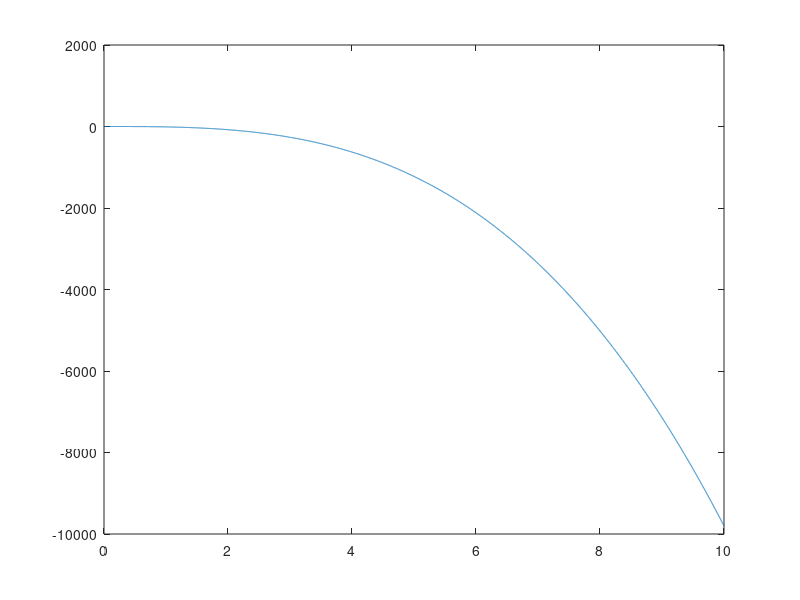

Recreate this plot in MATLAB.
clear
clc
close
%coeff_x = [ 1.54320988e-03 -2.08333333e-02  6.48148148e-02  0.00000000e+00 1.00000000e+00  5.00000000];
%coeff_y = [ -5.67824059e-01  7.85881923e+00 -2.58944438e+01 -4.90499987e+00 0.00000000  0.15];
%coeff_z = [ -1.15740741e-03  1.73611111e-02 -6.94444444e-02  0.00000000e+00 0.00000000  2.50000000];
acc_y = -9.8 * tan(pi/4);

start_state = [0,0,1.0];
end_state = [5,0.15,2.5];
end2_state = [10,0,1.0];

sv_state = [0, 0, 0];

ev_state = [1, 0, 0];
ev2_state = [0, 0, 0];

sa_state = [0, 0, 0];
ea_state = [0, acc_y, 0];
ea2_state = [0, 0, 0];

duration = 10;

A = [ 0,   0,   0,   0, 0, 1;
     duration.^5, duration.^4, duration.^3, duration.^2, duration, 1;
     0,     0,     0,   0, 1, 0;
     5*duration.^4, 4*duration.^3, 3*duration.^2, 2*duration, 1, 0;
     0,     0,     0,   2, 0, 0;
     20*duration.^3, 12*duration.^2, 6*duration, 2, 0, 0];

bx2 =[end_state(1), end2_state(1), ev_state(1), ev2_state(1), ea_state(1), ea2_state(1)];
by2 =[end_state(2), end2_state(2), ev_state(2), ev2_state(2), ea_state(2), ea2_state(2)];
bz2 =[end_state(3), end2_state(3), ev_state(3), ev2_state(3), ea_state(3), ea2_state(3)];

coeff_x = bx2*A^-1;
coeff_y = by2*A^-1;
coeff_z = bz2*A^-1;

t2 = 0:0.001:duration;
t_len = size(t2,2)

t_vec = [t2.^5; t2.^4; t2.^3; t2.^2; t2; 1* ones(size(t2))];
         %5*t2.^4, 4*t2.^3, 3*t2.^2, 2*t2, 1* ones(size(t2)), zeros(size(t2));
         %20*t2.^3, 12*t2.^2, 6*t2, 2* ones(size(t2)), zeros(size(t2)), zeros(size(t2))];
res_pos_x = coeff_x * t_vec;
res_pos_y = coeff_y * t_vec;
res_pos_z = coeff_z * t_vec;

plot(t2, res_pos_y);